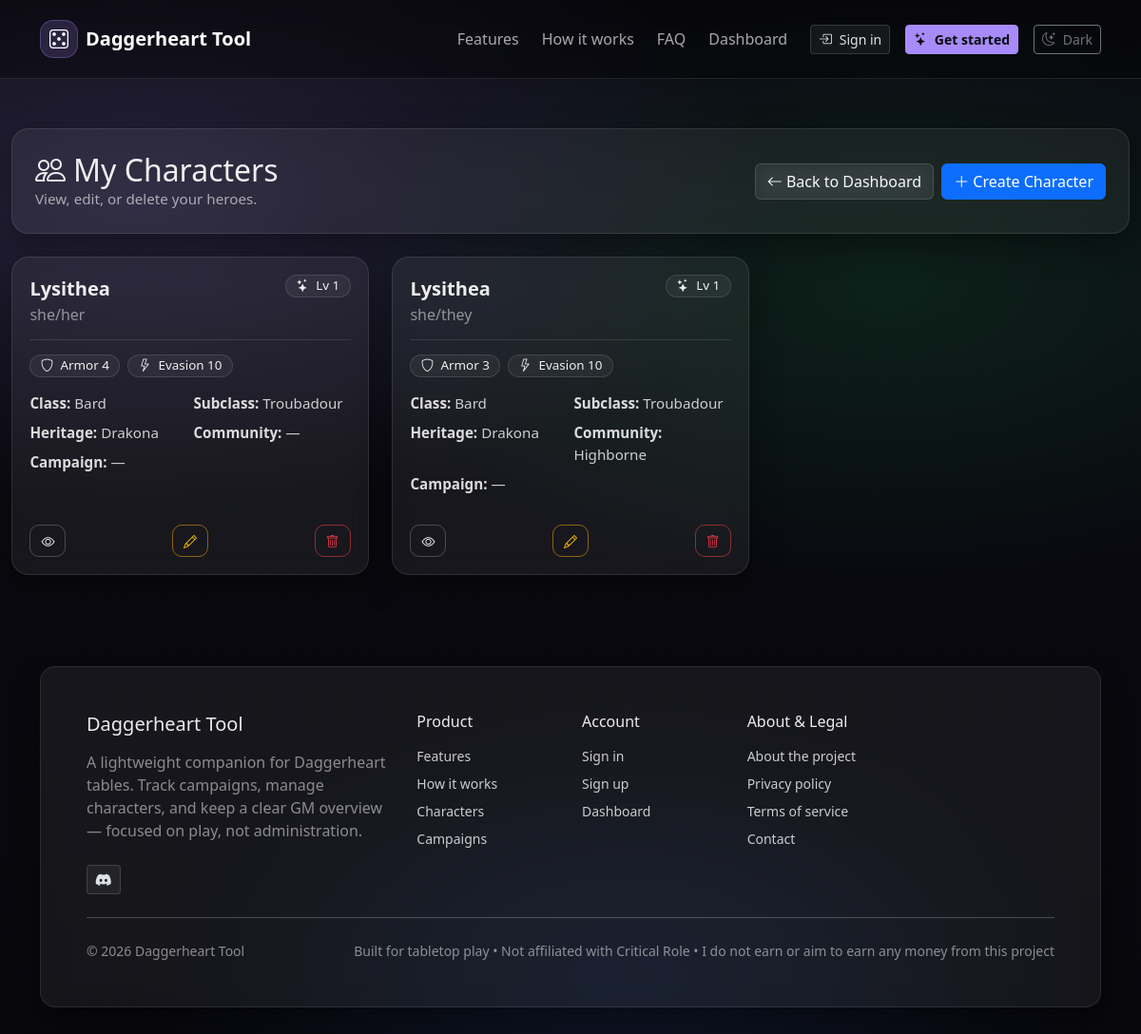
/my_characters.php (signed in), run on the app's committed database.
### tables this page shows
CREATE TABLE "character" (
	"characterID"	INTEGER NOT NULL,
	"userID"	INTEGER NOT NULL,
	"classID"	INTEGER,
	"subclassID"	INTEGER,
	"heritageID"	INTEGER,
	"communityID"	INTEGER,
	"campaignID"	INTEGER,
	"name"	TEXT NOT NULL,
	"pronouns"	TEXT,
	"evasion"	INTEGER DEFAULT 0,
	"armor"	INTEGER DEFAULT 0,
	"spellcast trait"	TEXT, "Level" INTEGER DEFAULT (1) NOT NULL,
	PRIMARY KEY("characterID" AUTOINCREMENT),
	FOREIGN KEY("campaignID") REFERENCES "campaign"("campaignID") ON UPDATE CASCADE ON DELETE SET NULL,
	FOREIGN KEY("classID") REFERENCES "class"("classID") ON UPDATE CASCADE ON DELETE SET NULL,
	FOREIGN KEY("communityID") REFERENCES "community"("communityID") ON UPDATE CASCADE ON DELETE SET NULL,
	FOREIGN KEY("heritageID") REFERENCES "heritage"("heritageID") ON UPDATE CASCADE ON DELETE SET NULL,
	FOREIGN KEY("subclassID") REFERENCES "subclass"("subclassID") ON UPDATE CASCADE ON DELETE SET NULL,
	FOREIGN KEY("userID") REFERENCES "user"("userID") ON UPDATE CASCADE ON DELETE CASCADE
);

CREATE TABLE class (
	classID INTEGER,
	name VARCHAR(50),
	starting_evasion_score INTEGER,
	starting_hit_point INTEGER,
	class_item VARCHAR(128),
	description VARCHAR(1024)
);

CREATE TABLE "subclass" (
	"subclassID"	INTEGER NOT NULL,
	"classID"	INTEGER NOT NULL,
	"name"	TEXT NOT NULL,
	"foundation"	TEXT,
	"socialization"	TEXT,
	"mastery"	TEXT,
	"description"	TEXT,
	"spellcast_trait"	TEXT, specialization VARCHAR(50),
	PRIMARY KEY("subclassID" AUTOINCREMENT),
	FOREIGN KEY("classID") REFERENCES "class"("classID") ON UPDATE CASCADE ON DELETE CASCADE
);

CREATE TABLE "heritage" (
	"heritageID"	INTEGER NOT NULL,
	"name"	TEXT NOT NULL,
	"description"	TEXT,
	PRIMARY KEY("heritageID" AUTOINCREMENT)
);

CREATE TABLE "community" (
	"communityID"	INTEGER NOT NULL,
	"name"	TEXT NOT NULL,
	"description"	TEXT,
	PRIMARY KEY("communityID" AUTOINCREMENT)
);

### Database/Database.php (called while the page is built, shortened)
<?php
final class Database
{
    private static ?Database $instance = null;
    private PDO $pdo;
    private function __construct(string $dbFilePath)
    {
        $this->pdo = new PDO("sqlite:" . $dbFilePath, null, null, [
            PDO::ATTR_ERRMODE            => PDO::ERRMODE_EXCEPTION,
            PDO::ATTR_DEFAULT_FETCH_MODE => PDO::FETCH_ASSOC,
            PDO::ATTR_EMULATE_PREPARES   => false,
        ]);
        $this->pdo->exec("PRAGMA foreign_keys = ON;");
        $this->pdo->exec("PRAGMA journal_mode = WAL;");
        $this->pdo->exec("PRAGMA busy_timeout = 5000;");
    }
    public static function getInstance(?string $dbFilePath = null): Database
    {
        if (self::$instance === null) {
            self::$instance = new Database($dbFilePath);
        }
        return self::$instance;
    }
    public function query(string $sql, array $params = []): PDOStatement
    {
        $stmt = $this->pdo->prepare($sql);
        $stmt->execute($params);
        return $stmt;
    }
    public function fetchAll(string $sql, array $params = []): array
    {
        return $this->query($sql, $params)->fetchAll();
    }
}

### my_characters.php (the view, shortened to what this page needs)
<?php
require_once __DIR__ . '/Database/Database.php';
$dbFile = __DIR__ . '/Database/Daggerheart.db';
$db     = Database::getInstance($dbFile);
$userID = (int)$_SESSION['userID'];
function h(?string $v): string {
    return htmlspecialchars((string)$v, ENT_QUOTES | ENT_SUBSTITUTE, 'UTF-8');
}
$sql = '
SELECT
    c.characterID,
    c.name,
    c.pronouns,
    c.Level as level,
    c.evasion,
    c.armor,
    c."spellcast trait" AS spellcast_trait,
    cl.name  AS class_name,
    sc.name  AS subclass_name,
    h.name   AS heritage_name,
    com.name AS community_name,
    cam.name AS campaign_name
FROM "character" c
LEFT JOIN "class"     cl   ON cl.classID      = c.classID
LEFT JOIN "subclass"  sc   ON sc.subclassID   = c.subclassID
LEFT JOIN "heritage"  h    ON h.heritageID    = c.heritageID
LEFT JOIN "community" com  ON com.communityID = c.communityID
LEFT JOIN "campaign"  cam  ON cam.campaignID  = c.campaignID
WHERE c.userID = :uid
ORDER BY c.name COLLATE NOCASE ASC
';
try {
    $characters = $db->fetchAll($sql, [':uid' => $userID]);
} catch (Throwable $e) {
    $characters = [];
    $error = $e->getMessage();
}
?>
<!doctype html>
<html lang="en" data-bs-theme="dark">
<head>
  <link href="https://cdn.jsdelivr.net/npm/bootstrap@5.3.3/dist/css/bootstrap.min.css" rel="stylesheet">
  <link href="https://cdn.jsdelivr.net/npm/bootstrap-icons@1.11.3/font/bootstrap-icons.min.css" rel="stylesheet">
  <link rel="stylesheet" href="/Global/styles.css">
</head>
<body>
<main class="page-wrap">
  <div class="container-xxl">
    <div class="glass p-4 p-md-4 mb-4">
      <div class="d-flex flex-column flex-lg-row align-items-lg-center justify-content-between gap-3 page-head">
        <div>
          <h1 class="d-flex align-items-center gap-2">
            <i class="bi bi-people"></i>
            <span>My Characters</span>
          </h1>
          <div class="page-sub">View, edit, or delete your heroes.</div>
        </div>
        <div class="d-flex gap-2">
          <a href="/Dashboard/dashboard.php" class="btn btn-outline-light btn-glass">
            <i class="bi bi-arrow-left"></i> Back to Dashboard
          </a>
          <a href="/CharacterCreator/creator.php" class="btn btn-primary">
            <i class="bi bi-plus-lg"></i> Create Character
          </a>
        </div>
      </div>
    </div>
    <?php if (empty($characters)): ?>
      <div class="glass p-4 text-center">
        <h5 class="mb-1">No characters found</h5>
        <div class="muted">Create your first hero to get started.</div>
      </div>
    <?php else: ?>
      <div class="row g-4">
        <?php foreach ($characters as $c): ?>
          <?php
            $cid   = (int)($c['characterID'] ?? 0);
            $name  = (string)($c['name'] ?? '');
            $pro   = (string)($c['pronouns'] ?? '');
            $lvl   = (int)($c['level'] ?? 1);
            $arm   = (int)($c['armor'] ?? 0);
            $eva   = (int)($c['evasion'] ?? 0);
          ?>
          <div class="col-12 col-md-6 col-xl-4">
            <div class="glass char-card h-100 d-flex flex-column justify-content-between">
              <div>
                <div class="d-flex align-items-start justify-content-between gap-3">
                  <div class="flex-grow-1">
                    <p class="char-name"><?= h($name !== '' ? $name : 'Unnamed') ?></p>
                    <?php if ($pro !== ''): ?>
                      <div class="muted"><?= h($pro) ?></div>
                    <?php endif; ?>
                  </div>
                  <span class="pill">
                    <i class="bi bi-stars"></i>
                    Lv <?= $lvl ?>
                  </span>
                </div>
                <div class="divider"></div>
                <div class="d-flex flex-wrap gap-2 mb-3">
                  <span class="pill"><i class="bi bi-shield"></i> Armor <?= $arm ?></span>
                  <span class="pill"><i class="bi bi-lightning"></i> Evasion <?= $eva ?></span>
                </div>
                <div class="kv">
                  <div><strong>Class:</strong> <span><?= h($c['class_name'] ?? '—') ?></span></div>
                  <div><strong>Subclass:</strong> <span><?= h($c['subclass_name'] ?? '—') ?></span></div>
                  <div><strong>Heritage:</strong> <span><?= h($c['heritage_name'] ?? '—') ?></span></div>
                  <div><strong>Community:</strong> <span><?= h($c['community_name'] ?? '—') ?></span></div>
                  <div><strong>Campaign:</strong> <span><?= h($c['campaign_name'] ?? '—') ?></span></div>
                </div>
              </div>
              <div class="d-flex justify-content-between mt-4 pt-2">
                <a class="btn btn-sm btn-outline-light btn-icon"
                   href="/character_view.php?id=<?= $cid ?>"
                   title="View">
                  <i class="bi bi-eye"></i>
                </a>
                <a class="btn btn-sm btn-outline-warning btn-icon"
                   href="/CharacterCreator/creator.php?id=<?= $cid ?>"
                   title="Edit">
                  <i class="bi bi-pencil"></i>
                </a>
                <a class="btn btn-sm btn-outline-danger btn-icon"
                   href="/delete_character.php?id=<?= $cid ?>"
                   onclick="return confirm('Delete this character?');"
                   title="Delete">
                  <i class="bi bi-trash"></i>
                </a>
              </div>
            </div>
          </div>
        <?php endforeach; ?>
      </div>
    <?php endif; ?>
    <?php
      $footer = __DIR__ . '/Global/footer.html';
      if (file_exists($footer)) {
        echo '<div class="mt-5">';
        echo '</div>';
      }
    ?>
  </div>
</main>
</body>
</html>

### Global/styles.css (style rules this page uses)
:root { --brand: #a78bfa; --brand2:#22c55e; --ink: rgba(255,255,255,.90); --muted: rgba(255,255,255,.70); --surface: rgba(255,255,255,.06); --surface2: rgba(255,255,255,.10); --border: rgba(255,255,255,.12); --navbg: rgba(0,0,0,.35); }
body { color: var(--ink); background: radial-gradient(1100px 520px at 18% 10%, rgba(167,139,250,.22), transparent 60%), radial-gradient(900px 500px at 80% 25%, rgba(34,197,94,.12), transparent 60%), linear-gradient(0deg, rgba(255,255,255,.02), rgba(255,255,255,.02)); min-height: 100vh; }
.muted { color: var(--muted); }
.glass { background: var(--surface); border: 1px solid var(--border); backdrop-filter: blur(10px); -webkit-backdrop-filter: blur(10px); }
.nav-blur { background: var(--navbg); backdrop-filter: blur(12px); -webkit-backdrop-filter: blur(12px); border-bottom: 1px solid rgba(255,255,255,.10); }
.brand-mark { width: 40px; height: 40px; border-radius: 14px; display: inline-flex; align-items: center; justify-content: center; background: rgba(167,139,250,.18); border: 1px solid rgba(167,139,250,.30); }
.btn-brand { --bs-btn-bg: var(--brand); --bs-btn-border-color: var(--brand); --bs-btn-hover-bg: #8b5cf6; --bs-btn-hover-border-color: #8b5cf6; --bs-btn-focus-shadow-rgb: 167, 139, 250; --bs-btn-color: #0b0b0f; font-weight: 700; }
.btn-ghost { background: rgba(255,255,255,.06); border: 1px solid rgba(255,255,255,.14); }
.divider { border-top: 1px solid rgba(255,255,255,.10); }
.small-link { color: rgba(255,255,255,.78); text-decoration: none; }
:root { --brand: #a78bfa; --brand2: #22c55e; --ink: rgba(255, 255, 255, .90); --muted: rgba(255, 255, 255, .70); --surface: rgba(255, 255, 255, .06); --surface2: rgba(255, 255, 255, .10); --border: rgba(255, 255, 255, .12); }
body { color: var(--ink); background: radial-gradient(1100px 520px at 18% 10%, rgba(167, 139, 250, .22), transparent 60%), radial-gradient(900px 500px at 80% 25%, rgba(34, 197, 94, .12), transparent 60%), linear-gradient(0deg, rgba(255, 255, 255, .02), rgba(255, 255, 255, .02)); min-height: 100vh; }
.btn-brand { --bs-btn-bg: var(--brand); --bs-btn-border-color: var(--brand); --bs-btn-hover-bg: #8b5cf6; --bs-btn-hover-border-color: #8b5cf6; --bs-btn-focus-shadow-rgb: 167, 139, 250; --bs-btn-color: #0b0b0f; font-weight: 800; }
.divider { border-top: 1px solid rgba(255, 255, 255, .10); margin: .9rem 0; }
.kv { display: grid; grid-template-columns: 160px minmax(0, 1fr); gap: .5rem .75rem; align-items: baseline; }
:root { --glass-bg: rgba(255, 255, 255, 0.06); --glass-border: rgba(255, 255, 255, 0.18); --glass-hover-border: rgba(167, 139, 250, 0.6); --glass-focus-border: #a78bfa; --glass-text: rgba(255, 255, 255, 0.9); --glass-placeholder: rgba(255, 255, 255, 0.5); }

### my_characters.php (style rules this page uses)
body { min-height: 100vh; color: rgba(255,255,255,.92); background: radial-gradient(1100px 520px at 12% 18%, rgba(167,139,250,.18), transparent 62%), radial-gradient(1000px 520px at 78% 26%, rgba(34,197,94,.12), transparent 60%), radial-gradient(900px 520px at 55% 88%, rgba(59,130,246,.10), transparent 55%), linear-gradient(180deg, #0b0b12 0%, #07070c 100%); }
.glass { background: rgba(255,255,255,.06); border: 1px solid rgba(255,255,255,.10); backdrop-filter: blur(12px); -webkit-backdrop-filter: blur(12px); border-radius: 18px; box-shadow: 0 12px 32px rgba(0,0,0,.35); }
.page-wrap { padding: 3.25rem 0 4rem; }
.page-head h1 { font-size: 2.0rem; margin: 0; }
.page-sub { opacity: .65; font-size: .95rem; }
.pill { display:inline-flex; align-items:center; gap:.45rem; padding:.28rem .65rem; border-radius:999px; background: rgba(255,255,255,.05); border:1px solid rgba(255,255,255,.12); font-size:.84rem; line-height: 1; white-space: nowrap; }
.char-card { padding: 1.1rem 1.15rem; transition: transform .18s ease, border-color .18s ease; }
.char-name { font-size: 1.25rem; font-weight: 650; margin: 0; }
.muted { opacity: .72; }
.divider { border-top: 1px solid rgba(255,255,255,.10); margin: .9rem 0; }
.kv { font-size: .95rem; }
.kv strong { opacity: .92; }
.kv span { opacity: .85; }
.btn-icon { width: 38px; height: 34px; display:inline-flex; align-items:center; justify-content:center; padding: 0; border-radius: 10px; }
.btn-outline-warning { border-color: rgba(245,158,11,.55); }
.btn-outline-danger { border-color: rgba(239,68,68,.55); }
.btn-outline-light { border-color: rgba(255,255,255,.22); }
.btn-glass { background: rgba(255,255,255,.06); border: 1px solid rgba(255,255,255,.14); backdrop-filter: blur(10px); }

### data on the page
character: name "Lysithea", pronouns "she/her", Level "1", armor "4", evasion "10", class.name "Bard", subclassID.name "Troubadour", heritageID.name "Drakona", community_name "—", campaign_name "—"
character: name "Lysithea", pronouns "she/they", Level "1", armor "3", evasion "10", class.name "Bard", subclassID.name "Troubadour", heritageID.name "Drakona", communityID.name "Highborne", campaign_name "—"
